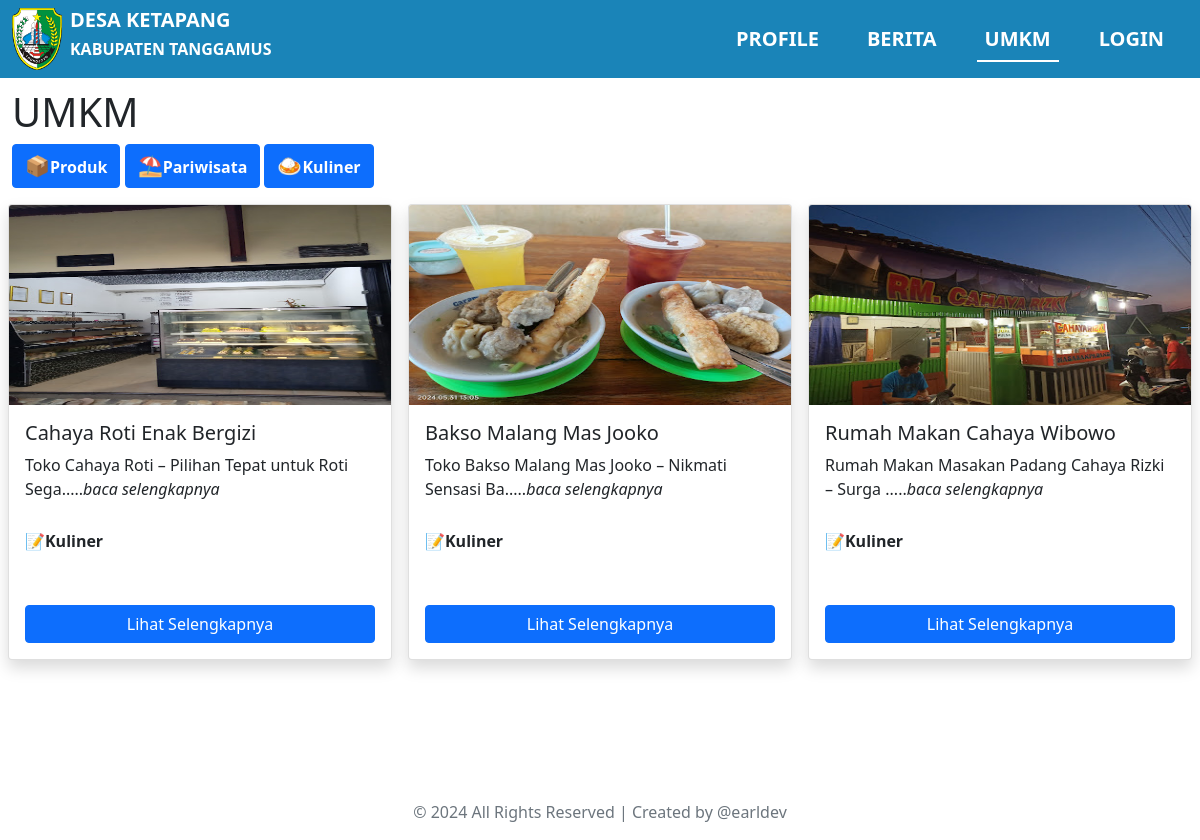
The page /umkm.php on the database its author committed.
### tables this page shows
CREATE TABLE `umkm` (
  `id_umkm` int NOT NULL AUTO_INCREMENT,
  `nama` varchar(200) NOT NULL,
  `gambar` varchar(100) NOT NULL,
  `alamat` varchar(200) NOT NULL,
  `kategori` enum('Kuliner','Produk','Pariwisata') NOT NULL,
  `deskripsi` longtext NOT NULL,
  PRIMARY KEY (`id_umkm`)
);

### umkm.php (the view, shortened to what this page needs)
<?php
class HalUMKM{
    private $conn;
    public function __construct($dbConnection){
        $this->conn = $dbConnection;
    }
    public function handleTampilkanUMKM($kategori = "kuliner") {
        $stmt = $this->conn->prepare('SELECT * FROM umkm WHERE kategori = ?');
        $stmt->bind_param('s', $kategori);
        $stmt->execute();
        $result = $stmt->get_result();
        $umkm = [];
          while ($row = $result->fetch_assoc()) {
            $umkm[] = $row;
          }
        return $umkm;
    }
}
include "includes/db.php";
$desaKetapang = new HalUMKM($conn);
if (isset($_GET['kategori'])) {
    $kategori = $_GET['kategori'];
} else{
    $kategori = 'kuliner';
}
$UMKM = $desaKetapang->handleTampilkanUMKM($kategori);
?>
<!DOCTYPE html>
<html lang="en">
<head>
    <link href="https://cdn.jsdelivr.net/npm/bootstrap@5.0.2/dist/css/bootstrap.min.css" rel="stylesheet"
>
    <link rel="stylesheet" href="https://cdnjs.cloudflare.com/ajax/libs/toastr.js/latest/css/toastr.min.css">
    <link rel="stylesheet" href="style/styles.css">
</head>
<body>
    <?php
        $currentPage = basename($_SERVER['REQUEST_URI']);
    ?>
    <nav class="navbar navbar-expand-lg navbar-light bg-light py-0">
        <div class="container-fluid position-fixed fixed-top bg-primary">
            <a class="navbar-brand d-flex text-white text-decoration-none" href="index.php">
                <img src="assets/iconketapang.png" alt="" class="img-fluid">
                <div class="d-sm-block d-none mx-2">
                    <h5 class="fw-bold">DESA KETAPANG</h5>
                    <h6 class="fw-bold">KABUPATEN TANGGAMUS</h6>
                </div>
            </a>
            <div class="collapse navbar-collapse d-lg-flex justify-content-end" id="navbarNav">
                <ul class="navbar-nav">
                    <li class="nav-item py-3 text-center">
                        <a href="profile.php" class="nav-link text-white  mx-3 fs-5 fw-bold ">PROFILE</a>
                    </li>
                    <li class="nav-item py-3 text-center">
                        <a href="berita.php" class="nav-link text-white  mx-3 fs-5 fw-bold ">BERITA</a>
                    </li>
                    <li class="nav-item py-3 text-center">
                        <a href="umkm.php" class="nav-link text-white  mx-3 fs-5 fw-bold <?php echo ($currentPage == 'umkm.php') ? 'active' : ''; ?>">UMKM</a>
                    </li>
                    <?php if (isset($_SESSION["is_login"]) == true) { ?>
                        <li class="nav-item py-3 text-center">
                            <a href='pengaduan.php' class='nav-link text-white  mx-3 fs-5 fw-bold '>PENGADUAN</a>
                        </li>
                        <li class="nav-item py-3 text-center">
                            <a href='#' class='nav-link text-white  mx-3 fs-5 fw-bold ' data-bs-toggle='modal'
                                data-bs-target='#adminLogout'>LOGOUT</a>
                        </li>
                    <?php } else { ?>
                        <li class="nav-item py-3 text-center">
                            <a href='#' class='nav-link text-white  mx-3 fs-5 fw-bold' data-bs-toggle='modal'
                                data-bs-target='#adminLogin'>LOGIN</a>
                        </li>
                    <?php } ?>
                </ul>
            </div>
        </div>
    </nav>
    <main>
        <div class="container-fluid py-5 min-vh-100">
            <?php if (isset($_SESSION["is_login"])) { ?>
            <div class="row mt-1">
            <?php } else { ?>
            <div class="row mt-3">
            <?php } ?>
                    <h1>UMKM</h1>
                    <div>
                        <a href="umkm.php?kategori=Produk " class="btn btn-primary fw-bold"><span class="fs-5">📦</span>Produk</a>
                        <a href="umkm.php?kategori=Pariwisata " class="btn btn-primary fw-bold"><span class="fs-5">⛱️</span>Pariwisata</a>
                        <a href="umkm.php" class="btn btn-primary fw-bold"><span class="fs-5">🍛</span>Kuliner</a>
                    </div>
                    <?php
                    if (empty($UMKM)){
                        echo "
                            <div class='col-12  d-flex align-items-center justify-content-center'>
                                <h1>Belum ada UMKM 😢😢😢</h1>
                            </div>
                        ";
                    } else{
                        foreach ($UMKM as $row){ ?>
                        <div class='col-md-4 col-12 col-sm-6 my-2 p-sm-2 p-3'>
                            <div class='card shadow ' style="min-height: 300px;">
                                <img src="assets/image/umkm/<?= $row['gambar'] ?>" alt="" class='card-img-top img-fluid'
                                    style="height: 200px; object-fit: containt;">
                                <div class='card-body'>
                                    <h5 class='card-title text-truncate' style="max-width: 100%;"><?= $row['nama'] ?></h5>
                                    <p class='card-text' style="height: 60px; overflow: hidden; text-overflow: ellipsis;"><?= substr($row['deskripsi'], 0, 50) ?>.....<i>baca selengkapnya</i>
                                    </p>
                                    <p class='card-text fw-bold' style="height: 60px; overflow: hidden; text-overflow: ellipsis;">📝<?= $row['kategori'] ?>
                                    </p>
                                    <a href='detailumkm.php?id_umkm=<?= $row['id_umkm'] ?>' class='btn btn-primary w-100'>Lihat Selengkapnya</a>
                                </div>
                            </div>
                        </div>
                        <?php $no++;
                    }
                }
                ?>
            </div>
        </div>
    </main>
    <footer>
        <div class="container-fluid">
            <div class="row">
                <div class="col-12 text-center footer-desc">
                </div>
            </div>
        </div>
    </footer>
</body>
</html>

### style/styles.css (style rules this page uses)
.navbar .bg-primary { background-color: rgb(26,132,184) !important; }
.nav-link { position: relative; }
.nav-link::after { content: ''; transition: all 0.3s ease-in-out; transform: scaleX(0); height: 2px; width: 100%; background-color: white; position: absolute; bottom: 0; left: 0; }
.navbar .container-fluid .navbar-brand img { width: 50px; }
.active { position: relative; }
.active::after { content: ''; transform: scaleX(1); height: 2px; width: 100%; background-color: white; position: absolute; bottom: 0; left: 0; }

### rows shown on the page
umkm: gambar (picture), nama "Cahaya Roti Enak Bergizi", deskripsi "Toko Cahaya Roti – Pilihan Tepat untuk Roti Sega", kategori "Kuliner"
umkm: gambar (picture), nama "Bakso Malang Mas Jooko", deskripsi "Toko Bakso Malang Mas Jooko – Nikmati Sensasi Ba", kategori "Kuliner"
umkm: gambar (picture), nama "Rumah Makan Cahaya Wibowo", deskripsi "Rumah Makan Masakan Padang Cahaya Rizki – Surga", kategori "Kuliner"
